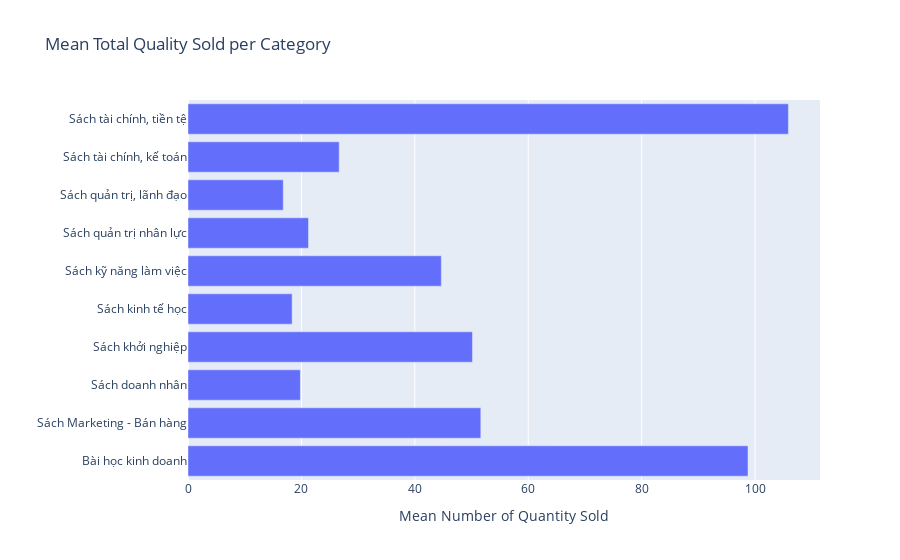

The notebook cell saved with this chart:
### Markdown cell above
The top 4 categories with largest product-id are pretty closed to each other: 'Sách Marketing - Bán hàng', 'Sách kỹ năng làm việc', 'Bài học kinh doanh', 'Sách quản trị, lãnh đạo'.
* Mean Total Quality Sold per Category

### Code cell
px.bar(df_category, x = 'quantity_sold_count', y = 'category', orientation = 'h', 
       title = 'Mean Total Quality Sold per Category', labels={'category': '', 'quantity_sold_count': 'Mean Number of Quantity Sold'})

### Figure 1 — Plotly figure (JSON) as saved in the notebook; plotly's stock layout.template omitted (floating-point values rounded to 4 significant figures)
{"data": [{"alignmentgroup": "True", "hovertemplate": "Mean Number of Quantity Sold=%{x}<br>=%{y}<extra></extra>", "legendgroup": "", "marker": {"color": "#636efa", "pattern": {"shape": ""}}, "name": "", "offsetgroup": "", "orientation": "h", "showlegend": false, "textposition": "auto", "type": "bar", "x": [98.75, 51.64, 19.82, 50.16, 18.37, 44.68, 21.25, 16.8, 26.66, 105.9], "xaxis": "x", "y": ["Bài học kinh doanh", "Sách Marketing - Bán hàng", "Sách doanh nhân", "Sách khởi nghiệp", "Sách kinh tế học", "Sách kỹ năng làm việc", "Sách quản trị nhân lực", "Sách quản trị, lãnh đạo", "Sách tài chính, kế toán", "Sách tài chính, tiền tệ"], "yaxis": "y"}], "layout": {"barmode": "relative", "legend": {"tracegroupgap": 0}, "title": {"text": "Mean Total Quality Sold per Category"}, "xaxis": {"anchor": "y", "domain": [0, 1], "title": {"text": "Mean Number of Quantity Sold"}}, "yaxis": {"anchor": "x", "domain": [0, 1], "title": {"text": ""}}}}
